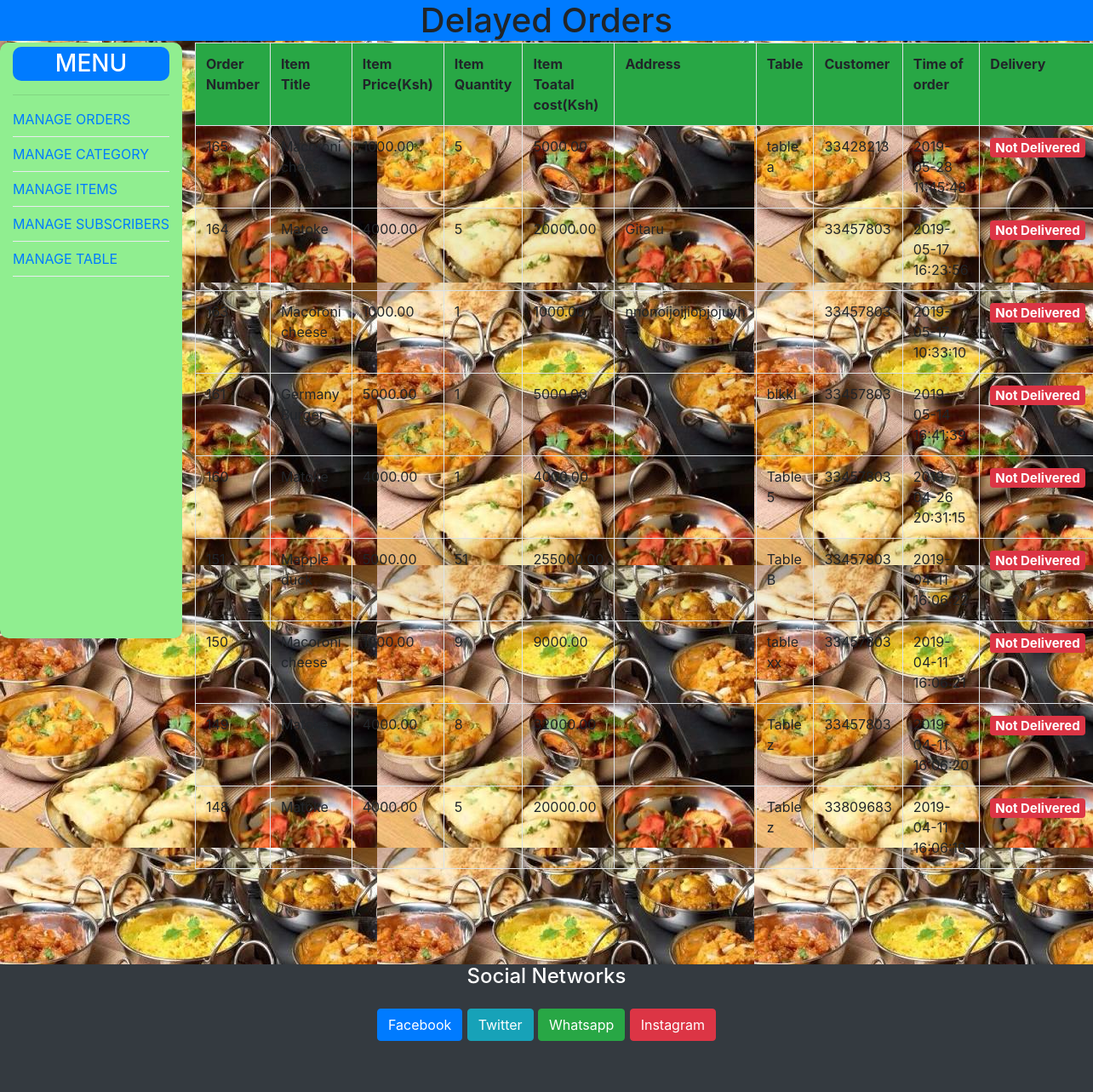
The page /admin/late.php on the database its author committed.
### tables this page shows
CREATE TABLE `orders` (
  `id` int(11) NOT NULL,
  `name` varchar(100) NOT NULL,
  `price` decimal(50,2) NOT NULL,
  `quant` int(100) NOT NULL,
  `tot_cost` decimal(50,2) NOT NULL,
  `customer` varchar(100) NOT NULL,
  `address` varchar(250) NOT NULL,
  `tabl` varchar(100) NOT NULL,
  `time_order` datetime DEFAULT CURRENT_TIMESTAMP ON UPDATE CURRENT_TIMESTAMP,
  `archive` tinyint(4) NOT NULL DEFAULT '1',
  `delivery` tinyint(11) NOT NULL DEFAULT '0'
);

### admin/late.php (the view, shortened to what this page needs)
<?php
require('connect.php');
 ?>
<?php include 'incl/header.php'; ?>
<body>
	<h1 style="text-align: center;" class="bg-primary fixed-top">Delayed Orders</h1>
	<div class="container-fluid">
		<div class="row" style="margin-top: 50px;">
			<?php include 'incl/sidebar.php'; ?>
			<?php
			$sql_query = $conn->query("SELECT * FROM orders WHERE archive = '1' and delivery = '0'  ORDER BY time_order DESC");
			 ?>
			<div class="col-md-10">
				<table class="table table-striped table-hover table-bordered" style="padding: 10px;">
					<tr class="bg-success">
						<th>Order Number</th>
						<th>Item Title</th>
						<th>Item Price(Ksh)</th>
						<th>Item Quantity</th>
						<th>Item Toatal cost(Ksh)</th>
						<th>Address</th>
						<th>Table</th>
						<th>Customer</th>
						<th>Time of order</th>
						<th>Delivery</th>
					</tr>
					<?php while($order = mysqli_fetch_assoc($sql_query)): ?>
						<?php
					 $init =$order['time_order'];
					 $current =date('y-m-d H:i:s');
					 $init=strtotime($init);
					 $current=strtotime($current);
					 $time_diff = $current - $init;
					 $time_diff =$time_diff+7200;
					 ?>
						<?php if(3600<$time_diff): ?>
					<tr>
						<td>
							<?=$order['id'] ;?>
						</td>
						<td>
							<?=$order['name']; ?>
						</td>
						<td>
							<?=$order['price']; ?>
						</td>
						<td>
							<?=$order['quant']; ?>
						</td>
						<td>
							<?=$order['tot_cost']; ?>
						</td>
						<td>
							<?=$order['address']; ?>
						</td>
						<td>
							<?=$order['tabl']; ?>
						</td>
						<td>
							<?=$order['customer']; ?>
						</td>
						<td>
							<?=$order['time_order']; ?>
						</td>
						<td>
							<h5><span class="badge badge-danger">Not Delivered</span></h5>
						</td>
					</tr>
				<?php endif ?>
					<?php endwhile; ?>
				</table>
			</div><br><br>
		</div>
	</div>
<?php include 'incl/footer.php'; ?>

### admin/main.css (style rules this page uses)
body { background: url(images/i1.jpeg); }

### rows shown on the page
orders: id "165", name "Macoroni cheese", price "1000.00", quant "5", tot_cost "5000.00", tabl "table a", customer "33428213", time_order "2019-05-28 11:45:48"
orders: id "164", name "Matoke", price "4000.00", quant "5", tot_cost "20000.00", address "Gitaru", customer "33457803", time_order "2019-05-17 16:23:56"
orders: id "163", name "Macoroni cheese", price "1000.00", quant "1", tot_cost "1000.00", address "nnonoijoijiopjojuyh", customer "33457803", time_order "2019-05-17 10:33:10"
orders: id "161", name "Germany Burger", price "5000.00", quant "1", tot_cost "5000.00", tabl "blkkl", customer "33457803", time_order "2019-05-14 16:41:39"
orders: id "160", name "Matoke", price "4000.00", quant "1", tot_cost "4000.00", tabl "Table 5", customer "33457803", time_order "2019-04-26 20:31:15"
orders: name "Mapple duck", price "5000.00", quant "51", tot_cost "255000.00", tabl "Table B", customer "33457803", time_order "2019-04-11 16:06:22"
orders: id "150", name "Macoroni cheese", price "1000.00", quant "9", tot_cost "9000.00", tabl "table xx", customer "33457803", time_order "2019-04-11 16:06:21"
orders: id "149", name "Matoke", price "4000.00", quant "8", tot_cost "32000.00", tabl "Table z", customer "33457803", time_order "2019-04-11 16:06:20"
orders: id "148", name "Matoke", price "4000.00", quant "5", tot_cost "20000.00", tabl "Table z", customer "33809683", time_order "2019-04-11 16:06:19"
